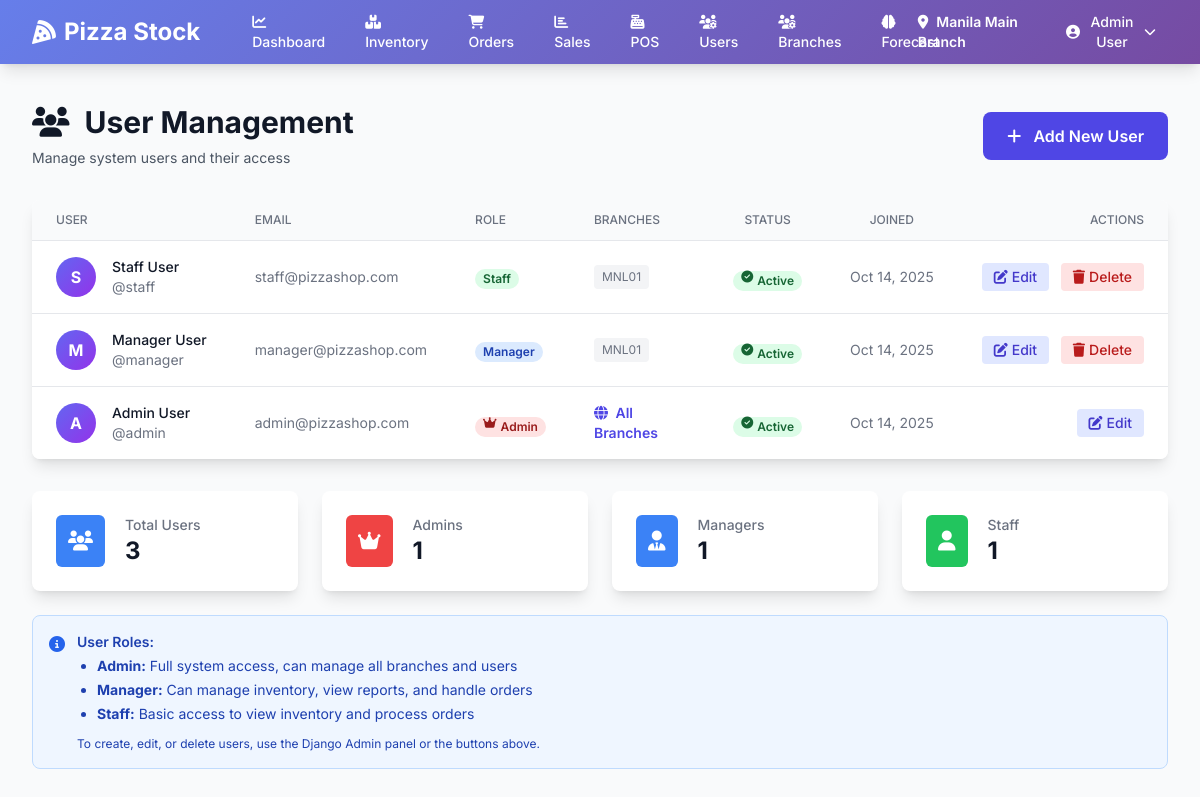
Page /users/list/ (signed in) on the committed database.
### inventory/models.py (models this page shows, shortened)
class Branch(models.Model):
    name = models.CharField(max_length=100)
    code = models.CharField(max_length=20, unique=True)
    address = models.TextField()
    phone = models.CharField(max_length=20)
    is_active = models.BooleanField(default=True)
    qr_code = models.ImageField(upload_to='qr_codes/', blank=True, null=True)
    created_at = models.DateTimeField(auto_now_add=True)
    class Meta:
        ordering = ['name']
        verbose_name_plural = 'Branches'

### users/models.py (models this page shows, shortened)
class User(AbstractUser):
    ROLE_CHOICES = [
        ('admin', 'Admin'),
        ('manager', 'Manager'),
        ('staff', 'Staff'),
    ]
    role = models.CharField(max_length=20, choices=ROLE_CHOICES, default='staff')
    phone = models.CharField(max_length=20, blank=True)
    branches = models.ManyToManyField('inventory.Branch', related_name='users', blank=True)
    created_at = models.DateTimeField(auto_now_add=True)
    updated_at = models.DateTimeField(auto_now=True)
    class Meta:
        ordering = ['-date_joined']
    def get_full_name(self):
        return f"{self.first_name} {self.last_name}".strip()
    def is_admin(self):
        return self.role == 'admin' or self.is_superuser
    def is_manager(self):
        return self.role in ['admin', 'manager'] or self.is_superuser
    def can_access_branch(self, branch):
        if self.is_admin():
            return True
        return self.branches.filter(id=branch.id).exists()

### users/views.py (the view)
# urls.py: path('list/', views.user_list, name='user_list'),
@login_required
def user_list(request):
    if not request.user.is_admin():
        messages.error(request, 'You do not have permission to view this page.')
        return redirect('reports:dashboard')
    users = User.objects.all().prefetch_related('branches').order_by('-date_joined')
    context = {
        'users': users,
        'total_users': users.count(),
        'admin_count': users.filter(role='admin').count(),
        'manager_count': users.filter(role='manager').count(),
        'staff_count': users.filter(role='staff').count(),
    }
    return render(request, 'users/user_list.html', context)

### templates/users/user_list.html (shortened to what this page needs)
{% extends 'base.html' %}  {% block content %}
<div class="max-w-7xl mx-auto px-4 sm:px-6 lg:px-8">
  <div class="mb-8">
    <div class="flex items-center justify-between">
      <div>
        <h1 class="text-3xl font-bold text-gray-900">
          <i class="fas fa-users mr-2"></i>
          User Management
        </h1>
        <p class="mt-2 text-sm text-gray-600">
          Manage system users and their access
        </p>
      </div>
      <a
        href="{% url 'users:user_create' %}"
        class="px-6 py-3 bg-indigo-600 text-white rounded-lg hover:bg-indigo-700 font-semibold"
      >
        <i class="fas fa-plus mr-2"></i>
        Add New User
      </a>
    </div>
  </div>
  <div class="bg-white shadow-lg rounded-lg overflow-hidden">
    <div class="overflow-x-auto">
      <table class="min-w-full divide-y divide-gray-200">
        <thead class="bg-gray-50">
          <tr>
            <th
              class="px-6 py-3 text-left text-xs font-medium text-gray-500 uppercase"
            >
              User
            </th>
            <th
              class="px-6 py-3 text-left text-xs font-medium text-gray-500 uppercase"
            >
              Email
            </th>
            <th
              class="px-6 py-3 text-left text-xs font-medium text-gray-500 uppercase"
            >
              Role
            </th>
            <th
              class="px-6 py-3 text-left text-xs font-medium text-gray-500 uppercase"
            >
              Branches
            </th>
            <th
              class="px-6 py-3 text-center text-xs font-medium text-gray-500 uppercase"
            >
              Status
            </th>
            <th
              class="px-6 py-3 text-center text-xs font-medium text-gray-500 uppercase"
            >
              Joined
            </th>
            <th
              class="px-6 py-3 text-right text-xs font-medium text-gray-500 uppercase"
            >
              Actions
            </th>
          </tr>
        </thead>
        <tbody class="bg-white divide-y divide-gray-200">
          {% for user in users %}
          <tr class="hover:bg-gray-50">
            <td class="px-6 py-4 whitespace-nowrap">
              <div class="flex items-center">
                <div
                  class="h-10 w-10 rounded-full bg-gradient-to-br from-indigo-500 to-purple-600 flex items-center justify-center text-white font-bold"
                >
                  {{ user.first_name.0|default:user.username.0|upper }}
                </div>
                <div class="ml-4">
                  <div class="text-sm font-medium text-gray-900">
                    {{ user.get_full_name|default:user.username }}
                  </div>
                  <div class="text-sm text-gray-500">@{{ user.username }}</div>
                </div>
              </div>
            </td>
            <td class="px-6 py-4 whitespace-nowrap text-sm text-gray-500">
              {{ user.email|default:"-" }}
            </td>
            <td class="px-6 py-4 whitespace-nowrap">
              <span
                class="px-2 inline-flex text-xs leading-5 font-semibold rounded-full {% if user.role == 'admin' %}bg-red-100 text-red-800 {% elif user.role == 'manager' %}bg-blue-100 text-blue-800 {% else %}bg-green-100 text-green-800{% endif %}"
              >
                {% if user.is_superuser %}
                <i class="fas fa-crown mr-1"></i>
                {% endif %} {{ user.get_role_display }}
              </span>
            </td>
            <td class="px-6 py-4 text-sm text-gray-500">
              {% if user.is_superuser or user.role == 'admin' %}
              <span class="text-indigo-600 font-semibold">
                <i class="fas fa-globe mr-1"></i> All Branches
              </span>
              {% else %}
              <div class="space-y-1">
                {% for branch in user.branches.all %}
                <span
                  class="inline-block px-2 py-1 text-xs bg-gray-100 rounded"
                >
                  {{ branch.code }}
                </span>
                {% empty %}
                <span class="text-gray-400">No branches assigned</span>
                {% endfor %}
              </div>
              {% endif %}
            </td>
            <td class="px-6 py-4 whitespace-nowrap text-center">
              {% if user.is_active %}
              <span
                class="px-2 inline-flex text-xs leading-5 font-semibold rounded-full bg-green-100 text-green-800"
              >
                <i class="fas fa-check-circle mr-1"></i> Active
              </span>
              {% else %}
              <span
                class="px-2 inline-flex text-xs leading-5 font-semibold rounded-full bg-red-100 text-red-800"
              >
                <i class="fas fa-times-circle mr-1"></i> Inactive
              </span>
              {% endif %}
            </td>
            <td
              class="px-6 py-4 whitespace-nowrap text-center text-sm text-gray-500"
            >
              {{ user.date_joined|date:"M d, Y" }}
            </td>
            <td
              class="px-6 py-4 whitespace-nowrap text-right text-sm font-medium space-x-2"
            >
              <a
                href="{% url 'users:user_edit' user.id %}"
                class="inline-flex items-center px-3 py-1 bg-indigo-100 text-indigo-700 rounded hover:bg-indigo-200 transition"
              >
                <i class="fas fa-edit mr-1"></i> Edit
              </a>
              {% if not user.is_superuser and user.id != request.user.id %}
              <a
                href="{% url 'users:user_delete' user.id %}"
                class="inline-flex items-center px-3 py-1 bg-red-100 text-red-700 rounded hover:bg-red-200 transition"
              >
                <i class="fas fa-trash mr-1"></i> Delete
              </a>
              {% endif %}
            </td>
          </tr>
          {% endfor %}
        </tbody>
      </table>
    </div>
  </div>
<div class="grid grid-cols-1 md:grid-cols-4 gap-6 mt-8">
    <div class="bg-white shadow-lg rounded-lg p-6">
        <div class="flex items-center">
            <div class="flex-shrink-0">
                <div class="bg-blue-500 rounded-md p-3">
                    <i class="fas fa-users text-white text-xl"></i>
                </div>
            </div>
            <div class="ml-5">
                <dt class="text-sm font-medium text-gray-500">Total Users</dt>
                <dd class="text-2xl font-bold text-gray-900">{{ total_users }}</dd>
            </div>
        </div>
    </div>
    <div class="bg-white shadow-lg rounded-lg p-6">
        <div class="flex items-center">
            <div class="flex-shrink-0">
                <div class="bg-red-500 rounded-md p-3">
                    <i class="fas fa-crown text-white text-xl"></i>
                </div>
            </div>
            <div class="ml-5">
                <dt class="text-sm font-medium text-gray-500">Admins</dt>
                <dd class="text-2xl font-bold text-gray-900">{{ admin_count }}</dd>
            </div>
        </div>
    </div>
    <div class="bg-white shadow-lg rounded-lg p-6">
        <div class="flex items-center">
            <div class="flex-shrink-0">
                <div class="bg-blue-500 rounded-md p-3">
                    <i class="fas fa-user-tie text-white text-xl"></i>
                </div>
            </div>
            <div class="ml-5">
                <dt class="text-sm font-medium text-gray-500">Managers</dt>
                <dd class="text-2xl font-bold text-gray-900">{{ manager_count }}</dd>
            </div>
        </div>
    </div>
    <div class="bg-white shadow-lg rounded-lg p-6">
        <div class="flex items-center">
            <div class="flex-shrink-0">
                <div class="bg-green-500 rounded-md p-3">
                    <i class="fas fa-user text-white text-xl"></i>
                </div>
            </div>
            <div class="ml-5">
                <dt class="text-sm font-medium text-gray-500">Staff</dt>
                <dd class="text-2xl font-bold text-gray-900">{{ staff_count }}</dd>
            </div>
        </div>
    </div>
</div>
  <div class="mt-6 bg-blue-50 border border-blue-200 rounded-lg p-4">
    <div class="flex">
      <i class="fas fa-info-circle text-blue-600 mr-3 mt-1"></i>
      <div class="text-sm text-blue-800">
        <p class="font-semibold mb-1">User Roles:</p>
        <ul class="list-disc ml-5 space-y-1">
          <li>
            <strong>Admin:</strong> Full system access, can manage all branches
            and users
          </li>
          <li>
            <strong>Manager:</strong> Can manage inventory, view reports, and
            handle orders
          </li>
          <li>
            <strong>Staff:</strong> Basic access to view inventory and process
            orders
          </li>
        </ul>
        <p class="mt-3 text-xs">
          To create, edit, or delete users, use the Django Admin panel or the
          buttons above.
        </p>
      </div>
    </div>
  </div>
</div>
{% endblock %}

### templates/base.html (shortened to what this page needs)
<!DOCTYPE html>
<html lang="en" class="h-full bg-gray-50">
  <head>
    <script src="https://cdn.tailwindcss.com"></script>
    <link
      rel="stylesheet"
      href="https://cdnjs.cloudflare.com/ajax/libs/font-awesome/6.4.0/css/all.min.css"
    />
  </head>
  <body class="h-full">
    <div class="min-h-full">
      {% if user.is_authenticated %}
      <nav class="gradient-bg shadow-lg">
        <div class="mx-auto max-w-7xl px-4 sm:px-6 lg:px-8">
          <div class="flex h-16 justify-between items-center">
            <div class="flex items-center">
              <div class="flex-shrink-0">
                <h1 class="text-2xl font-bold text-white flex items-center">
                  <i class="fas fa-pizza-slice mr-2"></i>
                  Pizza Stock
                </h1>
              </div>
              <div class="hidden md:block ml-10">
                <div class="flex space-x-4">
                  <a
                    href="{% url 'reports:dashboard' %}"
                    class="text-white hover:bg-white hover:bg-opacity-20 px-3 py-2 rounded-md text-sm font-medium transition"
                  >
                    <i class="fas fa-chart-line mr-1"></i> Dashboard
                  </a>
                  <a
                    href="{% url 'inventory:dashboard' %}"
                    class="text-white hover:bg-white hover:bg-opacity-20 px-3 py-2 rounded-md text-sm font-medium transition"
                  >
                    <i class="fas fa-boxes mr-1"></i> Inventory
                  </a>
                  <a
                    href="{% url 'orders:dashboard' %}"
                    class="text-white hover:bg-white hover:bg-opacity-20 px-3 py-2 rounded-md text-sm font-medium transition"
                  >
                    <i class="fas fa-shopping-cart mr-1"></i> Orders
                  </a>
                  <a
                    href="{% url 'sales:dashboard' %}"
                    class="text-white hover:bg-white hover:bg-opacity-20 px-3 py-2 rounded-md text-sm font-medium transition"
                  >
                    <i class="fas fa-chart-bar mr-1"></i> Sales
                  </a>
                  <a
                    href="{% url 'sales:pos_dashboard' %}"
                    class="text-white hover:bg-white hover:bg-opacity-20 px-3 py-2 rounded-md text-sm font-medium transition"
                  >
                    <i class="fas fa-cash-register mr-1"></i> POS
                  </a>
                  {% if user.is_admin %}
                  <a
                    href="{% url 'users:user_list' %}"
                    class="text-white hover:bg-white hover:bg-opacity-20 px-3 py-2 rounded-md text-sm font-medium transition"
                  >
                    <i class="fas fa-users-cog mr-1"></i> Users
                  </a>
                  <a
                    href="{% url 'branches:list' %}"
                    class="text-white hover:bg-white hover:bg-opacity-20 px-3 py-2 rounded-md text-sm font-medium transition"
                  >
                    <i class="fas fa-users-cog mr-1"></i> Branches
                  </a>
                  {% endif %} {% if user.is_manager %}
                  <a
                    href="{% url 'forecast:dashboard' %}"
                    class="text-white hover:bg-white hover:bg-opacity-20 px-3 py-2 rounded-md text-sm font-medium transition"
                  >
                    <i class="fas fa-brain mr-1"></i> Forecast
                  </a>
                  {% endif %}
                </div>
              </div>
            </div>
            <div class="flex items-center space-x-4">
              {% if request.current_branch %}
              <div class="text-white text-sm">
                <i class="fas fa-map-marker-alt mr-1"></i>
                <span class="font-semibold"
                  >{{ request.current_branch.name }}</span
                >
              </div>
              {% endif %}
              <div class="relative">
                <button
                  onclick="toggleDropdown()"
                  class="flex items-center text-white hover:bg-white hover:bg-opacity-20 px-3 py-2 rounded-md text-sm font-medium transition"
                >
                  <i class="fas fa-user-circle mr-2"></i>
                  {{ user.get_full_name|default:user.username }}
                  <i class="fas fa-chevron-down ml-2 text-xs"></i>
                </button>
              </div>
            </div>
          </div>
        </div>
      </nav>
      {% endif %}
      <main class="py-10">{% block content %}{% endblock %}</main>
    </div>
  </body>
</html>

### templates/base.html (style rules this page uses)
body { font-family: "Inter", sans-serif; }
.gradient-bg { background: linear-gradient(135deg, #667eea 0%, #764ba2 100%); }

### rows in the picture
Branch: current_branch.name "Manila Main Branch", code "MNL01"
User: get_full_name "Admin User", first_name.0 "A", username "admin", email "admin@pizzashop.com", is_superuser True (drawn), role "Admin", is_active True (drawn), date_joined "Oct 14, 2025"
User: first_name.0 "S", get_full_name "Staff User", username "staff", email "staff@pizzashop.com", role "Staff", is_active True (drawn), date_joined "Oct 14, 2025", is_superuser False (drawn)
User: first_name.0 "M", get_full_name "Manager User", username "manager", email "manager@pizzashop.com", role "Manager", is_active True (drawn), date_joined "Oct 14, 2025", is_superuser False (drawn)

### other values in the picture
{{ total_users }} "3"
{{ admin_count }} "1"
{{ manager_count }} "1"
{{ staff_count }} "1"
